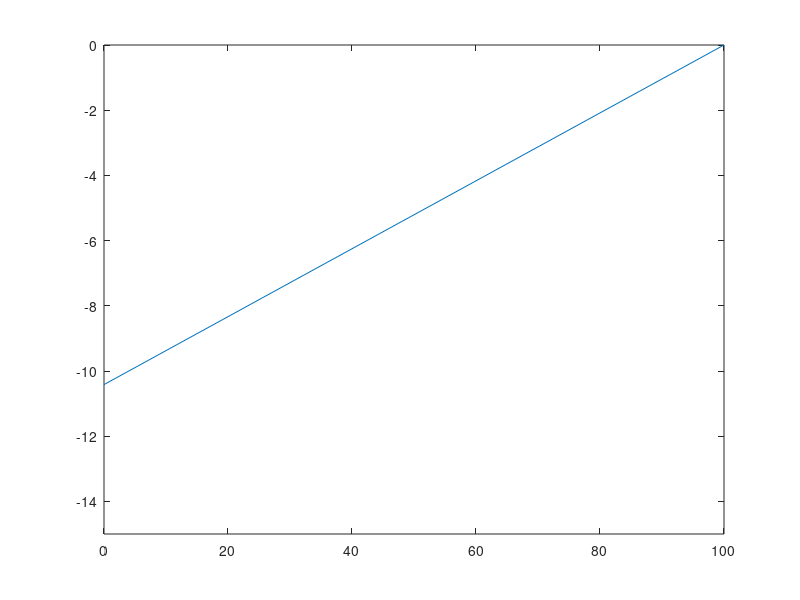

The MATLAB script that drew this image:
% Plot the maximum deflection of a rectangular cantilever beam unit load
% width of 3 cm,
% height 4cm,
% length 100cm
% Youngs modulus 2000
%given
disp('x is taken from the free end where the unit load is applied ');
disp('that means at x=0 free end and x=l wall(fixed support)');
w= 3;
h = 4;
l = 100;
E = 2000;
I = (w*h^3)/12;
disp ('the formula for deflection (y) w.r.t (x) for unit load cantilever beam is y=((-x^3)+(3*x*(l^2))- (2*(l^3)))/(6*E*I) ')
A = 1./(E*I*6) ;
b = 1./(E*I*2);
 
B = l*l*b;
c = 1./(E*I*3); C = l*l*l*c;
disp ('writing y= A*x^3 + B*x + C'); disp('a = E*I');
disp ('A = 1/(a*6)') ;
disp ('b = 1/(a*2)');
disp ('B = l*l*b');
disp ('c = 1/(a*3)'); disp('C = l*l*l*c'); x=[0 100]
Y = -A*x.^3 + B*x - C; plot(x,Y),axis([0 100 -15 0]);
